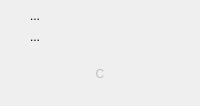
                       <widget class="ButtonFrameWidget" name="buttonFrameLeft">
                        <property name="enabled">
                         <bool>true</bool>
                        </property>
                        <property name="autoFillBackground">
                         <bool>false</bool>
                        </property>
                        <property name="styleSheet">
                         <string notr="true"/>
                        </property>
                        <property name="frameShape">
                         <enum>QFrame::NoFrame</enum>
                        </property>
                        <property name="frameShadow">
                         <enum>QFrame::Plain</enum>
                        </property>
                        <property name="lineWidth">
                         <number>0</number>
                        </property>
                        <layout class="QVBoxLayout" name="verticalLayout_27">
                         <property name="spacing">
                          <number>0</number>
                         </property>
                         <property name="sizeConstraint">
                          <enum>QLayout::SetDefaultConstraint</enum>
                         </property>
                         <property name="margin">
                          <number>5</number>
                         </property>
                         <item>
                          <widget class="QToolButton" name="button_left_plus">
                           <property name="minimumSize">
                            <size>
                             <width>60</width>
                             <height>0</height>
                            </size>
                           </property>
                           <property name="toolTip">
                            <string>Zoom in</string>
                           </property>
                           <property name="text">
                            <string>...</string>
                           </property>
                           <property name="icon">
                            <iconset resource="luckygps.qrc">
                             <normaloff>:/icons/icon-zoom-in-big.png</normaloff>:/icons/icon-zoom-in-big.png</iconset>
                           </property>
                           <property name="iconSize">
                            <size>
                             <width>42</width>
                             <height>38</height>
                            </size>
                           </property>
                           <property name="autoRaise">
                            <bool>true</bool>
                           </property>
                          </widget>
                         </item>
                         <item>
                          <widget class="QToolButton" name="button_left_minus">
                           <property name="minimumSize">
                            <size>
                             <width>60</width>
                             <height>0</height>
                            </size>
                           </property>
                           <property name="toolTip">
                            <string>Zoom out</string>
                           </property>
                           <property name="autoFillBackground">
                            <bool>false</bool>
                           </property>
                           <property name="text">
                            <string>...</string>
                           </property>
                           <property name="icon">
                            <iconset resource="luckygps.qrc">
                             <normaloff>:/icons/icon-zoom-out-big.png</normaloff>:/icons/icon-zoom-out-big.png</iconset>
                           </property>
                           <property name="iconSize">
                            <size>
                             <width>42</width>
                             <height>38</height>
                            </size>
                           </property>
                           <property name="autoRaise">
                            <bool>true</bool>
                           </property>
                          </widget>
                         </item>
                         <item>
                          <widget class="QToolButton" name="button_left_center">
                           <property name="enabled">
                            <bool>false</bool>
                           </property>
                           <property name="sizePolicy">
                            <sizepolicy hsizetype="Minimum" vsizetype="Minimum">
                             <horstretch>0</horstretch>
                             <verstretch>0</verstretch>
                            </sizepolicy>
                           </property>
                           <property name="minimumSize">
                            <size>
                             <width>60</width>
                             <height>54</height>
                            </size>
                           </property>
                           <property name="toolTip">
                            <string>Auto center GPS coordinates</string>
                           </property>
                           <property name="text">
                            <string>C</string>
                           </property>
                           <property name="icon">
                            <iconset resource="luckygps.qrc">
                             <normaloff>:/icons/icon-center-big.png</normaloff>:/icons/icon-center-big.png</iconset>
                           </property>
                           <property name="iconSize">
                            <size>
                             <width>42</width>
                             <height>38</height>
                            </size>
                           </property>
                           <property name="checkable">
                            <bool>true</bool>
                           </property>
                           <property name="autoRaise">
                            <bool>true</bool>
                           </property>
                          </widget>
                         </item>
                        </layout>
                       </widget>
